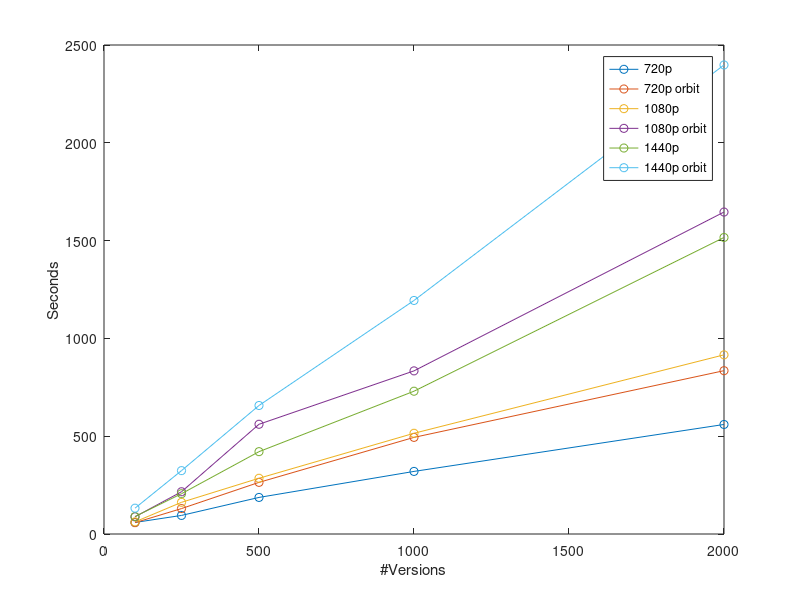

MATLAB code for this plot:
clc
clear all
close all

x = [100 250 500 1000 2000];
y1 = [59 95 187 320 560]; % 720p no orbit
y2 = [58 130 264 494 835]; % 720p orbit
y3 = [62 162 285 515 916]; % 1080p no orbit
y4 = [88 216 561 834 1646]; % 1080p orbit
y5 = [89 206 421 730 1516]; % 1440p no orbit
y6 = [132 324 657 1194 2398]; % 1440p orbit

figure
plot(x,y1, '-o');
hold on;
plot(x,y2, '-o');
hold on;
plot(x,y3, '-o');
hold on;
plot(x,y4, '-o');
hold on;
plot(x,y5, '-o');
hold on;
plot(x,y6, '-o');
legend('720p','720p orbit','1080p','1080p orbit','1440p','1440p orbit')
xlabel('#Versions')
ylabel('Seconds')
% title('plot 1')
print('-dpng','-r0')
